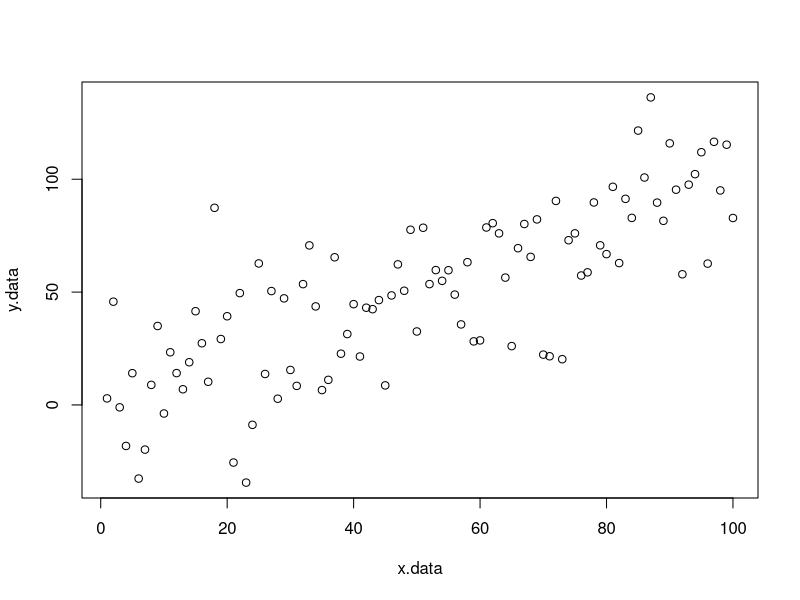
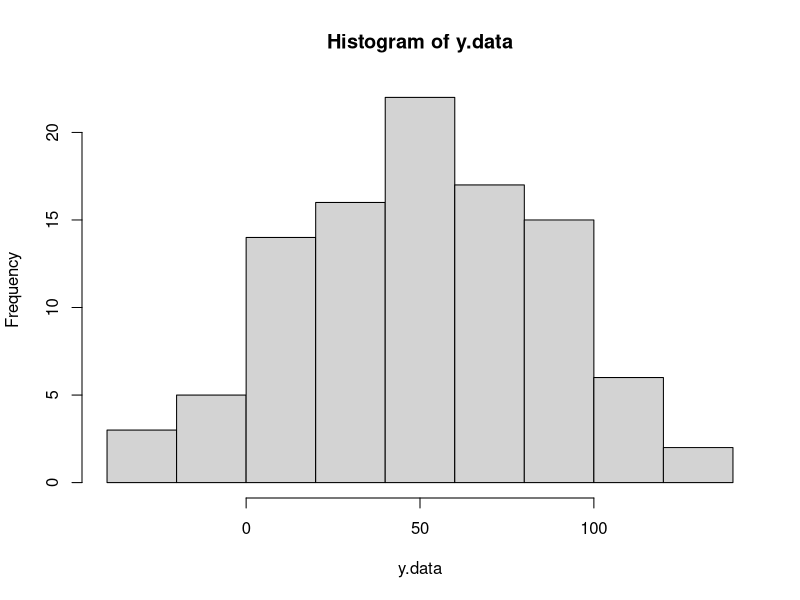
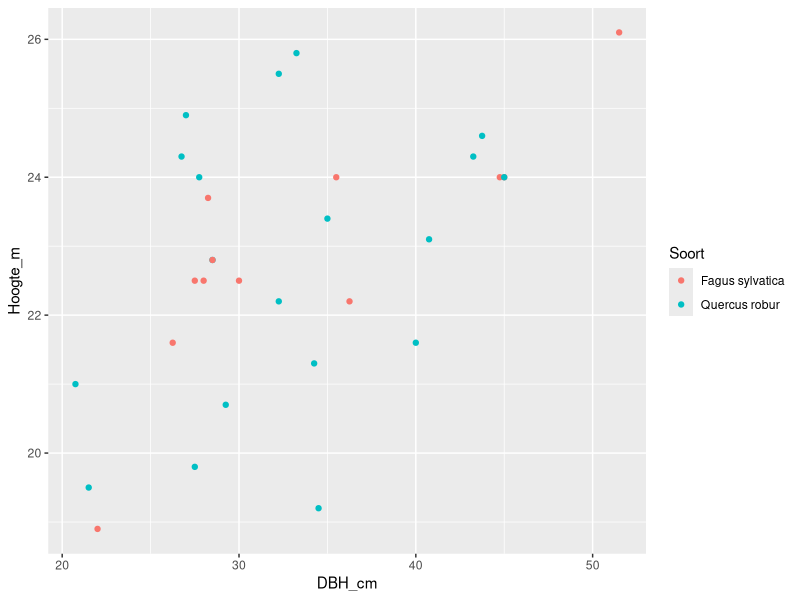
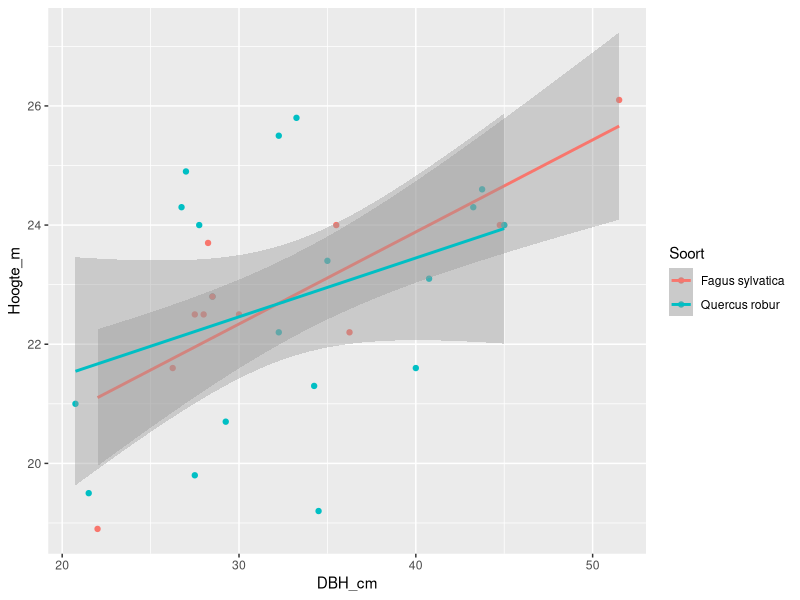
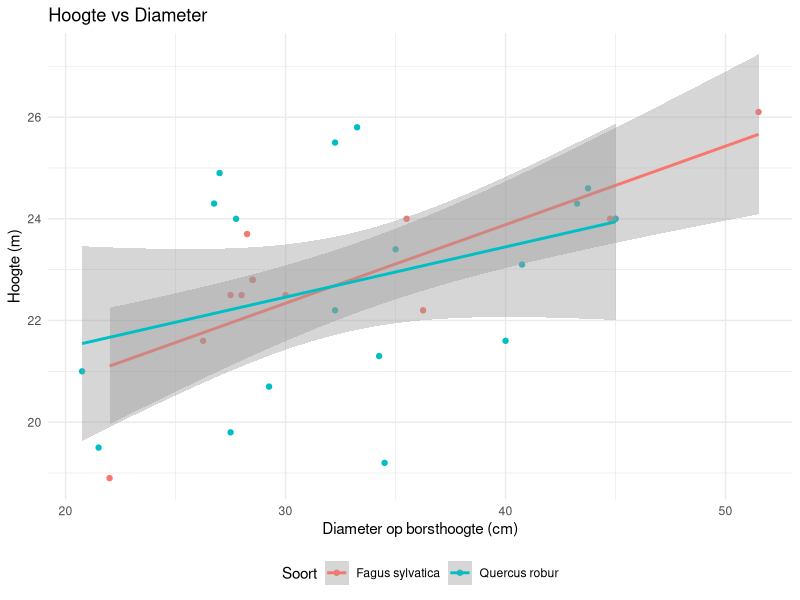

Source code (R) for these figures, in order:
## ---- chunk 1
# Tekst na een hashtag wordt niet als code uitgevoerd
x <- c(3, 5, 7)
mean(x)
## ---- chunk 2
3+4
3*4
3^4
## ---- chunk 3
sqrt(4)
## ---- chunk 4
3>4
3==4
## ---- chunk 5
x <- 2
y = sqrt(10)
## ---- chunk 6
x
y
## ---- chunk 7
a <- c(10, 11, 12, 13, 14, 15, 16)
a
rep(3, 5)       # herhaal het getal 3 vijf keer
seq(1,10)       # een sequentie van 1 tot en met 10
seq(1,10,by=2)  # een zelfde sequentie, maar nu in stappen van 2
## ---- chunk 8
a*2
## ---- chunk 9
sum(a)          # de som van alle elementen in vector a
range(a)        # her bereik van waarden in vector a
length(a)       # het aantal elementen in vector a
## ---- chunk 10
A <- matrix(1:10, nrow=2, ncol=5)
A
is.matrix(A)    # logische test: is object A een matrix?
nrow(A)         # aantal rijen in matrix A
dim(A)          # dimensies van de matrix A
## ---- chunk 11
a[2]            # het tweede element van de vector a
A[2,3] 	        # element op de 2e rij/3e kolom van matrix A
A[2, 2:4]       # elementen op de 2e rij/kolommen 2 t.e.m. 4 van matrix A
## ---- chunk 12
a[-3]           # 3e element van vector a weglaten
a[-c(3,4)]      # vector van weg te laten elementen
A[-1,]          # 1e rij van A weg laten (kolom niet vermelden)
## ---- chunk 13
a>14            # welke elementen in a zijn > 14
a[a>14]	        # gebruik dit resultaat rechtstreeks binnen []
sum(a[a>14])
length(a[a>14])
## ---- chunk 14
gemiddelde_twee_getallen <- function(num_1, num_2) {
  gemiddelde <- (num_1 + num_2) / 2
  return (gemiddelde)
}
gemiddelde_twee_getallen(10, 16)

## ---- chunk 15
x.data <- c(1:100)                      # x is een vector met waarden 1 tot en met 100  
y.data <- x.data + rnorm(n=100,sd=20)   # toevoegen van ruis (op basis van normale verdeling)
                                        # met st. dev. = 20 voor de 100 elementen in x 
plot(x=x.data, y=y.data)                # scatterplot met x.data en y.data als x en y variabele         
hist(y.data)                            # histogram (frequenties) van y.data
## ---- chunk 16
M_voorbeeld <- read.csv('data/bomen.csv', header=T)
M_voorbeeld
## ---- chunk 17
names(M_voorbeeld)                  # namen van variabelen (kolomnamen)
str(M_voorbeeld)		                # toont structuur (type variabelen)
is.data.frame(M_voorbeeld)
## ---- chunk 18
M_voorbeeld[,2]  	                  # selecteer de 2e kolom (d.i. Soort a)
M_voorbeeld$Soort                 # selecteer soort direct
## ---- chunk 19
subset(M_voorbeeld, Soort=="Fagus sylvatica", select=c(3:4))
## ---- chunk 20
sum(M_voorbeeld$DBH_cm)
## ---- chunk 21
M_voorbeeld$Volume_m3 <- (((M_voorbeeld$DBH_cm/100)/2)^2)*pi*M_voorbeeld$Hoogte_m     # volume van een cilinder
M_voorbeeld$Volume_m3
## ---- chunk 22
library(ggplot2)                    # laden van ggplot2 package
## ---- chunk 23
help(package="ggplot2")
## ---- chunk 24
plot1 <- ggplot(M_voorbeeld, aes(x = DBH_cm, y = Hoogte_m, color = Soort)) +
  geom_point()
plot1
## ---- chunk 25
plot1 <- plot1 + geom_smooth(method = "lm")
plot1
## ---- chunk 26
plot1 <- plot1 + 
  xlab("Diameter op borsthoogte (cm)") +
  ylab("Hoogte (m)") +
  ggtitle("Hoogte vs Diameter") +
  theme_minimal() +
  theme(legend.position = "bottom")
plot1
